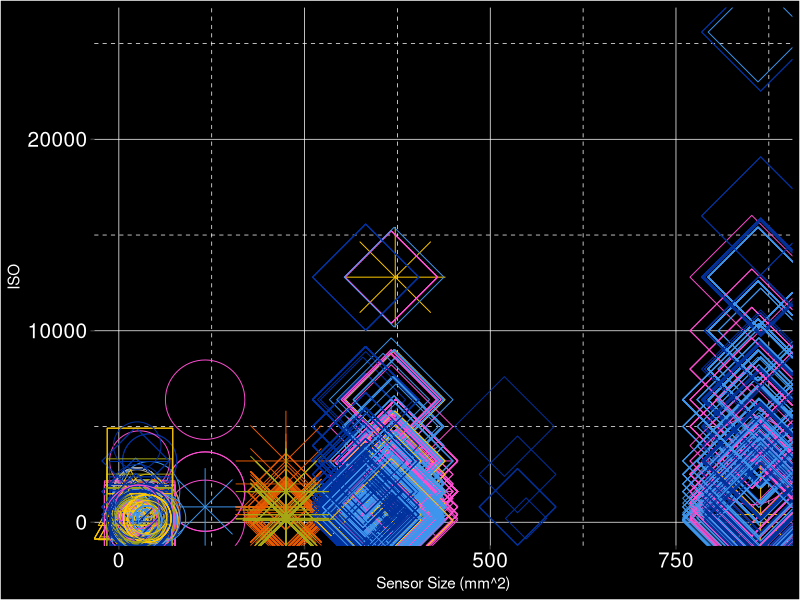
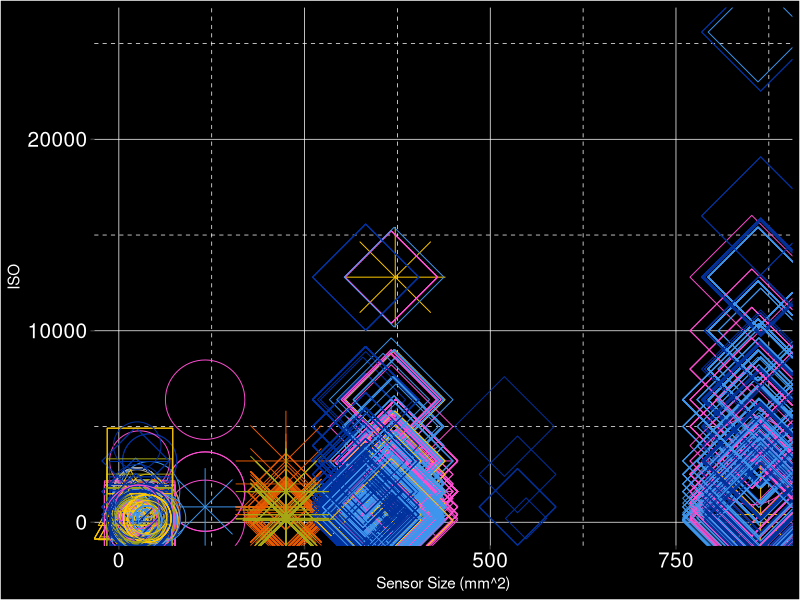

The R script that drew these images, in order:
df = read.csv("astro_tag_exif_autotags_clean_quality.csv")
df = df[!is.na(df$size),]
library(ggplot2)

#----------
# ISO 
#----------

iso = df[df$ISO!="",]
iso$ISO = as.character(iso$ISO)
#iso$ISO[3355] = "65535"
iso$ISO = as.numeric(iso$ISO)
#iso = iso[iso$ISO < 15000,] # for Year x ISO plot
iso = iso[iso$ISO < 26000,] # for Sensor Size x ISO plot

the.rest = c("PENTAX","KODAK","SBIG","APPLE","SAMSUNG","MINOLTA",
             "LEICA","HP","ERICSSON","SIGMA","GE","CASIO","RICOH",
             "BENQ","","HTC","LUBITEL","MOTOROLA","NOKIA","NORITSU")

makeplot = as.character(iso$make)

for (i in 1:3556) {
  if (makeplot[i] %in% the.rest) {
    makeplot[i] = "MINOR"
  }
}

iso$makeplot = factor(makeplot)

colors = c("#01319c","#a4a4a7","#ffc801","#3d95ed","#e85a01","#a5a715","#fd4dd0")

ggplot(iso,aes(size,ISO,color=makeplot,size=emp,shape=type,label=capture_device)) + 
  geom_point(stroke=0.5) +
  #scale_shape_manual(values=c(11,15,16,18,8,17)) +
  #scale_shape_manual(values=c(11,0,1,5,8,2)) +
  scale_shape_manual(values=c(0,1,5,8,2)) +
  scale_size_continuous(range = c(1,36)) +
  scale_color_manual(values = colors) +
  theme(panel.background = element_rect(fill = "black"),
        panel.grid.major = element_line(color = "white",size=0.25),
        panel.grid.minor = element_line(color = "white",size=0.25,linetype="dashed"),
        plot.background = element_rect(fill = "black"),
        text = element_text(color="white"),
        axis.text = element_text(color="white",size=15),
        legend.position = "none") +
  labs(x="Sensor Size (mm^2)",y="ISO")
#geom_text_repel(data=subset(df,df$count > 100),color="white",size=4)


ggsave(filename="/Users/damoncrockett/Desktop/astrophotography_data/quality-EXIF-ISO-size.png",
       width=17,height=17,units="in")


